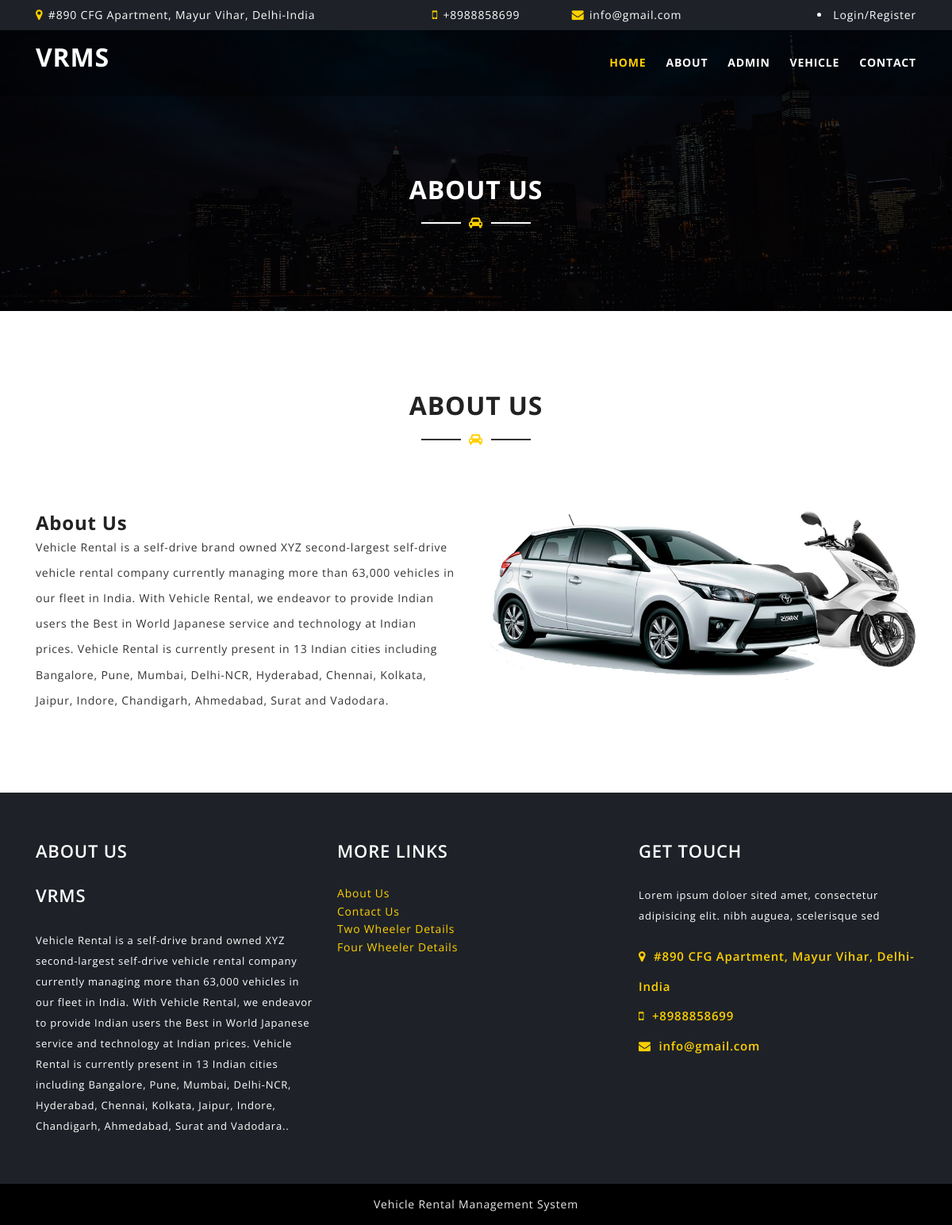
Page /about.php on the committed database.
### tables this page shows
CREATE TABLE `tblpage` (
  `ID` int(10) NOT NULL,
  `PageType` varchar(200) DEFAULT NULL,
  `PageTitle` mediumtext DEFAULT NULL,
  `PageDescription` mediumtext DEFAULT NULL,
  `Email` varchar(200) DEFAULT NULL,
  `MobileNumber` bigint(10) DEFAULT NULL,
  `UpdationDate` timestamp NOT NULL DEFAULT current_timestamp() ON UPDATE current_timestamp()
);

### about.php (the view, shortened to what this page needs)
<?php
include('includes/dbconnection.php');
?>
<!DOCTYPE html>
<html class="no-js" lang="zxx">
<head>
    <link href="assets/css/bootstrap.min.css" rel="stylesheet">
    <link href="assets/css/plugins/slicknav.min.css" rel="stylesheet">
    <link href="assets/css/plugins/magnific-popup.css" rel="stylesheet">
    <link href="assets/css/plugins/owl.carousel.min.css" rel="stylesheet">
    <link href="assets/css/plugins/gijgo.css" rel="stylesheet">
    <link href="assets/css/font-awesome.css" rel="stylesheet">
    <link href="assets/css/reset.css" rel="stylesheet">
    <link href="style.css" rel="stylesheet">
    <link href="assets/css/responsive.css" rel="stylesheet">
</head>
<body class="loader-active">
<?php include_once('includes/header.php');?>
    <section id="page-title-area" class="section-padding overlay">
        <div class="container">
            <div class="row">
                <div class="col-lg-12">
                    <div class="section-title  text-center">
                        <h2>About US</h2>
                        <span class="title-line"><i class="fa fa-car"></i></span>
                    </div>
                </div>
            </div>
        </div>
    </section>
    <section id="about-area" class="section-padding">
        <div class="container">
            <div class="row">
                <div class="col-lg-12">
                    <div class="section-title  text-center">
                        <h2>About us</h2>
                        <span class="title-line"><i class="fa fa-car"></i></span>
                    </div>
                </div>
            </div>
            <div class="row">
                <div class="col-lg-6">
                    <?php
 $query=mysqli_query($con,"select * from  tblpage where PageType='aboutus'");
 while ($row=mysqli_fetch_array($query)) {
 ?>
                    <div class="display-table">
                        <div class="display-table-cell">
                            <div class="about-content">
                                <h4><?php  echo $row['PageTitle'];?></h4>
                                <p><?php  echo $row['PageDescription'];?></p>
                            </div>
                        </div>
                    </div>
                </div>
                <?php } ?>
                <div class="col-lg-6">
                    <div class="about-image">
                        <img src="assets/img/car/car+bike.jpg" alt="JSOFT" height="900" width="900">
                    </div>
                </div>
            </div>
        </div>
    </section>
    <?php include_once('includes/footer.php');?>
</body>
</html>

### includes/header.php (shortened to what this page needs)
<?php
include('includes/dbconnection.php');
?>
    <header id="header-area" class="fixed-top">
        <div id="header-top" class="d-none d-xl-block">
            <div class="container">
                <?php
 $query=mysqli_query($con,"select * from  tblpage where PageType='contactus'");
 while ($row=mysqli_fetch_array($query)) {
 ?>
                <div class="row">
                    <div class="col-lg-5 text-left">
                        <i class="fa fa-map-marker"></i> <?php  echo $row['PageDescription'];?>
                    </div>
                    <div class="col-lg-2 text-center">
                        <i class="fa fa-mobile"></i> +<?php  echo $row['MobileNumber'];?>
                    </div>
                    <div class="col-lg-2 text-center">
                        <i class="fa fa-envelope"></i> <?php  echo $row['Email'];?>
                    </div>
<?php } ?>
                    <div class="col-lg-3 text-right">
                        <div class="header-social-icons">
                            <?php if (strlen($_SESSION['vrmsuid']==0)) {?>
                            <li><a href="login.php">Login/Register</a>
                                <?php } ?>
                                </li>
                        </div>
                    </div>
                </div>
            </div>
        </div>
        <div id="header-bottom">
            <div class="container">
                <div class="row">
                    <div class="col-lg-4">
                        <a href="index.php" class="logo">
                            <h2 style="color: white">VRMS</h2>
                        </a>
                    </div>
                    <div class="col-lg-8 d-none d-xl-block">
                        <nav class="mainmenu alignright">
                            <ul>
                                <li class="active"><a href="index.php">Home</a></li>
                                <li><a href="about.php">About</a></li>
                              <?php if(strlen($_SESSION['vrmsuid']==0)) {?>
                                <li><a href="admin/login.php">Admin</a></li>
                            <?php } ?>
                                <li><a href="#">Vehicle</a>
                                </li>
                                <li><a href="contact.php">Contact</a></li>
                            </ul>
                        </nav>
                    </div>
                </div>
            </div>
        </div>
    </header>

### includes/footer.php (shortened to what this page needs)
<?php
include('includes/dbconnection.php');
?>
    <section id="footer-area">
        <div class="footer-widget-area">
            <div class="container">
                <div class="row">
                    <div class="col-lg-4 col-md-6">
                        <?php
 $query=mysqli_query($con,"select * from  tblpage where PageType='aboutus'");
 while ($row=mysqli_fetch_array($query)) {
 ?>
                        <div class="single-footer-widget">
                            <h2><?php  echo $row['PageTitle'];?></h2>
                            <div class="widget-body">
                            <h2>VRMS</h2>
                                <p><?php  echo $row['PageDescription'];?>.</p>
                            </div>
                        </div>
                        <?php } ?>
                    </div>
                    <div class="col-lg-4 col-md-6">
                        <div class="single-footer-widget">
                            <h2>More Links</h2>
                            <div class="widget-body">
                                <ul>
                                    <li><a href="about.php">About Us</a></li>
                                    <li><a href="contact.php">Contact Us</a></li>
                                    <li><a href="twowheeler-details.php">Two Wheeler Details</a></li>
                                    <li><a href="car-details.php">Four Wheeler Details</a></li>
                                </ul>
                            </div>
                        </div>
                    </div>
                    <div class="col-lg-4 col-md-6">
                        <div class="single-footer-widget">
                            <?php
 $query=mysqli_query($con,"select * from  tblpage where PageType='contactus'");
 while ($row=mysqli_fetch_array($query)) {
 ?>
                            <h2>get touch</h2>
                            <div class="widget-body">
                                <p>Lorem ipsum doloer sited amet, consectetur adipisicing elit. nibh auguea, scelerisque sed</p>
                                <ul class="get-touch">
                                    <li><i class="fa fa-map-marker"></i> <?php  echo $row['PageDescription'];?></li>
                                    <li><i class="fa fa-mobile"></i> +<?php  echo $row['MobileNumber'];?></li>
                                    <li><i class="fa fa-envelope"></i> <?php  echo $row['Email'];?></li>
                                </ul>
                               </div>
                        </div>
                        <?php } ?>
                    </div>
                </div>
            </div>
        </div>
        <div class="footer-bottom-area">
            <div class="container">
                <div class="row">
                    <div class="col-lg-12 text-center">
                        <p>Vehicle Rental Management System
</p>
                    </div>
                </div>
            </div>
        </div>
    </section>

### style.css (style rules this page uses)
.overlay { position: relative; z-index: 1; }
.overlay:after { background-color: rgba(0, 0, 0, 0.8); content: ""; left: 0; position: absolute; top: 0; height: 100%; width: 100%; z-index: -1; }
.section-padding { padding: 100px 0; }
.section-title { font-size: 15px; font-weight: 300; margin-bottom: 80px; }
.section-title h2 { margin-bottom: 10px; position: relative; text-transform: uppercase; }
.section-title .title-line { color: #ffd000; position: relative; }
.section-title .title-line::after { background-color: #333; content: ""; height: 2px; left: -60px; position: absolute; top: 10px; width: 50px; }
.section-title .title-line::before { background-color: #333; content: ""; height: 2px; position: absolute; right: -60px; top: 10px; width: 50px; }
.overlay .section-title h2, .overlay .section-title p { color: #fff; }
.overlay .section-title .title-line::after, .overlay .section-title .title-line::before { background-color: #fff; }
#header-area, #header-area a { color: #fff; }
#header-top { background-color: #1e2228; padding: 8px 0; }
#header-top i { color: #ffd000; font-size: 15px; margin-right: 2px; }
#header-area .header-social-icons a:hover i.fa, #header-area .mainmenu ul li.active a, #header-area .mainmenu ul li:hover a { color: #ffd000; }
#header-bottom { background-color: rgba(0, 0, 0, 0.3); padding: 15px 0; -webkit-transition: all 0.4s ease 0s; transition: all 0.4s ease 0s; }
.logo { display: inline-block; }
.mainmenu ul li { float: left; position: relative; }
.mainmenu ul li a { display: block; font-weight: 700; margin-left: 25px; padding: 15px 0; text-transform: uppercase; -webkit-transition: all 0.4s ease 0s; transition: all 0.4s ease 0s; }
#header-bottom .container { position: relative; }
.slicknav_nav { background-color: #000; border-top: 1px solid #ffd000; position: absolute; top: 65px; width: 100%; }
.slicknav_nav ul, .slicknav_nav ul li a, .slicknav_nav ul li.slicknav_parent a { margin: 0; -webkit-transition: 0.4s; transition: 0.4s; text-transform: uppercase; }
.about-content { line-height: 2.3em; }
.about-content p { margin-bottom: 25px; }
.about-content p:last-child { margin-bottom: 0; }
#footer-area a { color: #ffd000; }
.footer-widget-area { background-color: #1e2228; padding: 60px 0; }
.footer-widget-area h2, .footer-widget-area { color: #fff; }
.single-footer-widget h2 { font-size: 22px; font-weight: 600; margin-bottom: 30px; text-transform: uppercase; }
.single-footer-widget p { font-size: 13px; line-height: 2; }
.get-touch { color: #ffd000; font-size: 15px; font-weight: 600; line-height: 2.5; margin-top: 20px; }
.get-touch i.fa { margin-right: 5px; }
.footer-bottom-area { background-color: #000; color: #eaeaea; padding: 15px 0; }
html, body, #slideslow-bg, #slideslow-bg div { height: 100%; }
#page-title-area { background-image: url("assets/img/page-title.jpg"); background-position: center center; background-size: cover; padding-top: 220px; }
#page-title-area .section-title { margin-bottom: 0; }

### assets/css/responsive.css (style rules this page uses)
@media only screen and (min-width: 992px) { .single-pricing-table, .single-footer-widget { margin-bottom: 0; } }
@media only screen and (min-width: 992px) { .about-image { margin-top: 0; } }

### rows in the picture
tblpage: PageDescription "#890 CFG Apartment, Mayur Vihar, Delhi-India", MobileNumber "8988858699", Email "info@gmail.com"
tblpage: PageTitle "About Us", PageDescription "Vehicle Rental is a self-drive brand owned XYZ second-largest self-drive vehicle rental company currently managing more than 63,000 vehicles in our fleet in India. With Vehicle Rental, we endeavor to provide Indian users the Best in World Japanese service and technology at Indian prices. Vehicle Rental is currently present in 13 Indian cities including Bangalore, Pune, Mumbai, Delhi-NCR, Hyderabad, Chennai, Kolkata, Jaipur, Indore, Chandigarh, Ahmedabad, Surat and Vadodara.", PageTitle "ABOUT US"
